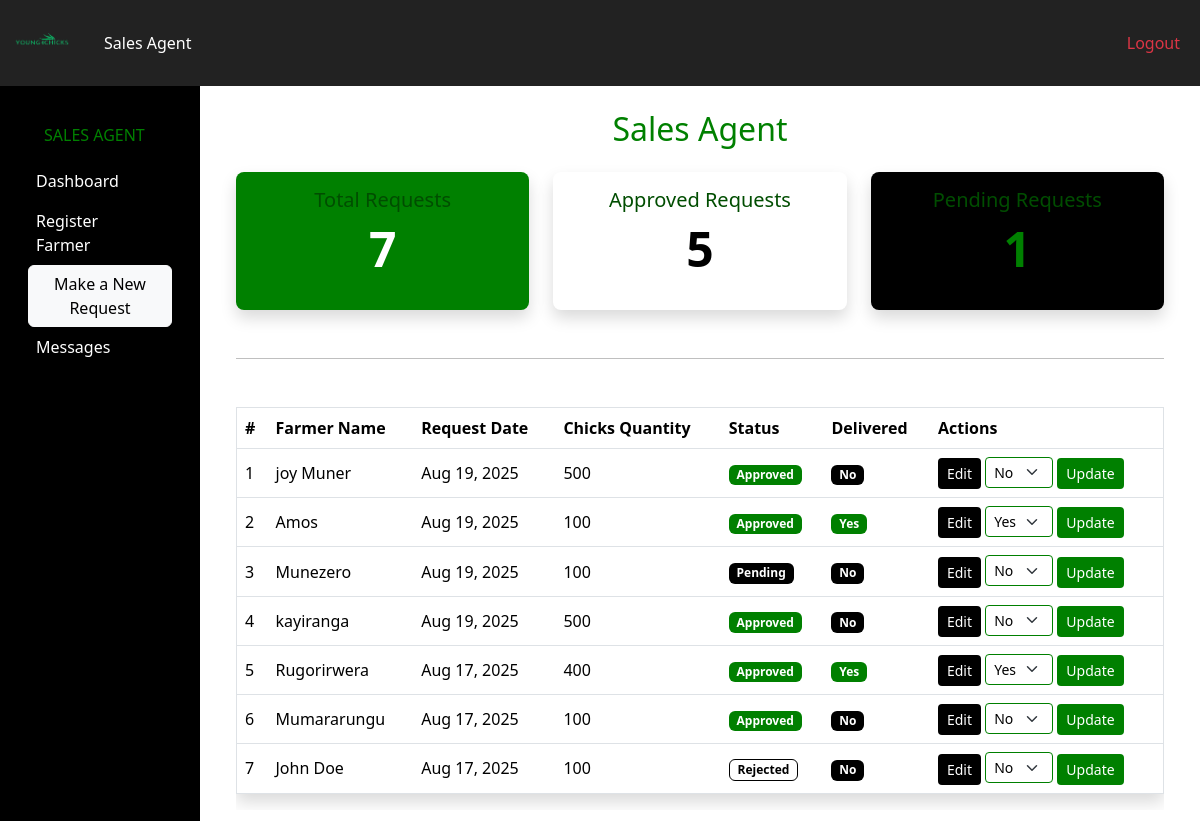
Before: /sales-agent/ (signed in) with the older database file.
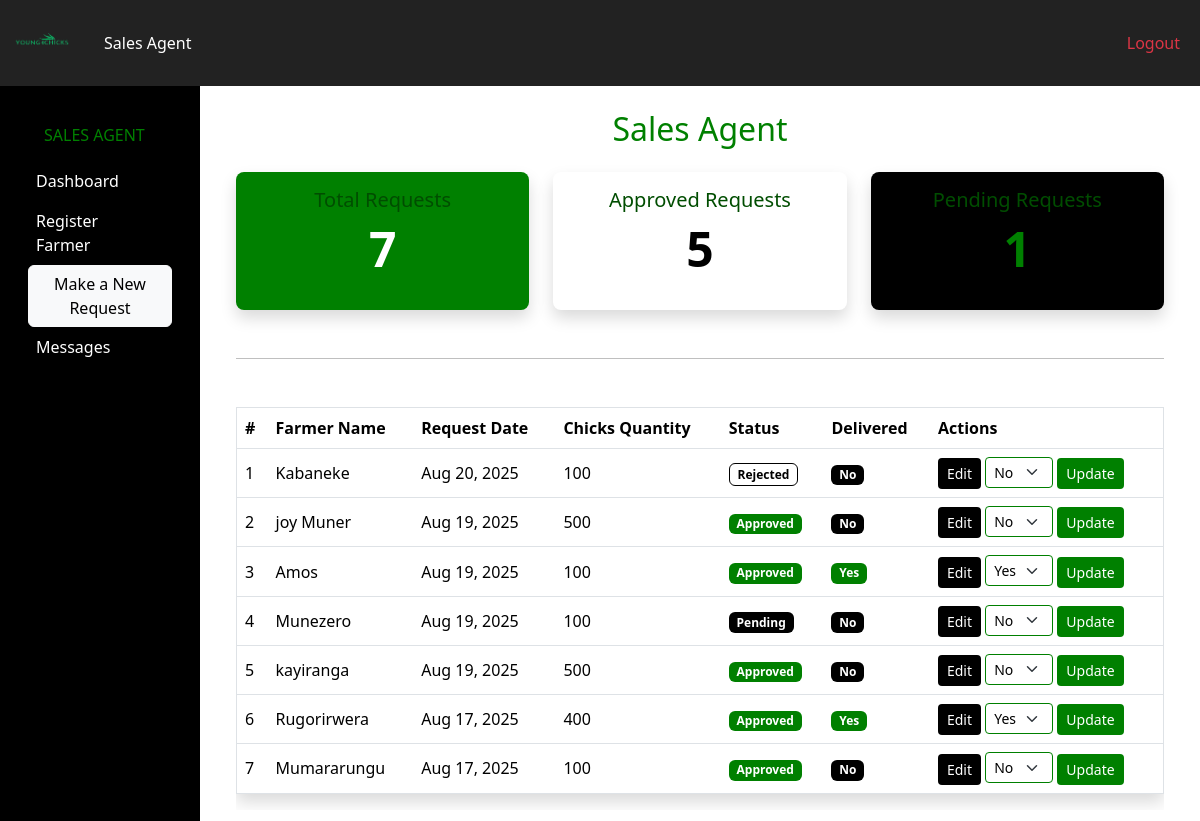
After: the same page with the newer database file.
### pages/models.py (models this page shows, shortened)
class Chickrequest(models.Model):
    CHICK_STATUS = [
        ('pending', 'Pending'),
        ('approved', 'Approved'),
        ('rejected', 'Rejected'),
    ]
    FEED_NEEDED = [
        ('yes', 'Yes'),
        ('no', 'No'),
    ]
    CHICK_DELIVERED = [
        ('yes', 'Yes'),
        ('no', 'No'),
    ]
    farmer_name = models.ForeignKey(Farmer, on_delete=models.SET_NULL, null=True)
    chick_type = models.ForeignKey(ChickType, on_delete=models.SET_NULL, null=True)
    chick_quantity = models.PositiveIntegerField()
    chick_date = models.DateTimeField(auto_now_add=True)
    chick_status = models.CharField(max_length=20, choices=CHICK_STATUS, default='pending')
    feed_needed = models.CharField(max_length=10, choices=FEED_NEEDED)
    chickperiod = models.PositiveIntegerField(default=0)
    chick_delivered = models.CharField(max_length=5, choices=CHICK_DELIVERED, default='no')
    sales_agent = models.ForeignKey(
        settings.AUTH_USER_MODEL,
        on_delete=models.SET_NULL,
        null=True,
        blank=True,
        related_name='sent_requests'
    )

class Farmer(models.Model):
    GENDER_CHOICES = [
        ('Male', 'Male'),
        ('Female', 'Female'),
    ]
    FARMER_TYPE_CHOICES = [
        ('Starter', 'Starter'),
        ('Returner', 'Returner'),
    ]
    user = models.OneToOneField(
        settings.AUTH_USER_MODEL,
        on_delete=models.CASCADE,
        related_name='farmer_profile',
        null=True,
        blank=True
    )
    farmer_name = models.CharField(max_length=100)
    farmer_age = models.IntegerField()
    farmer_gender = models.CharField(max_length=10, choices=GENDER_CHOICES)
    farmer_nin = models.CharField(max_length=20)
    farmer_phone_number = models.CharField(max_length=15)
    farmer_type = models.CharField(max_length=50, choices=FARMER_TYPE_CHOICES)
    recomender_name = models.CharField(max_length=100)
    recommender_nin = models.CharField(max_length=20)

### pages/views.py (the view)
# urls.py: path('sales-agent/', views.sales_agent_dashboard, name='sales_agent_dashboard'),
@login_required
def sales_agent_dashboard(request):
    requests = Chickrequest.objects.filter(sales_agent=request.user).order_by("-chick_date")
    context = {
        "requests": requests,
        "total_requests": requests.count(),
        "approved_count": requests.filter(chick_status="approved").count(),
        "pending_count": requests.filter(chick_status="pending").count(),
    }
    return render(request, "pages/sales_agent_dashboard.html", context)

### pages/templates/pages/sales_agent_dashboard.html (shortened to what this page needs)
{% extends 'pages/base.html' %}
{% load static %}
{% block content %}
<div class="container mt-4">
<h2 class="mb-4 text-center" style="color: green;">Sales Agent</h2>
  <div class="row g-4">
    <div class="col-md-4">
      <div class="card shadow border-0" style="background-color: green; color: white;">
        <div class="card-body text-center">
          <h5 class="card-title">Total Requests</h5>
          <p class="display-5 fw-bold">{{ total_requests }}</p>
        </div>
      </div>
    </div>
    <div class="col-md-4">
      <div class="card shadow border-0" style="background-color: white; color: black;">
        <div class="card-body text-center">
          <h5 class="card-title">Approved Requests</h5>
          <p class="display-5 fw-bold">{{ approved_count }}</p>
        </div>
      </div>
    </div>
    <div class="col-md-4">
      <div class="card shadow border-0" style="background-color: black; color:green; border: 2px solid white;">
        <div class="card-body text-center">
          <h5 class="card-title">Pending Requests</h5>
          <p class="display-5 fw-bold">{{ pending_count }}</p>
        </div>
      </div>
    </div>
  </div>
  <hr class="my-5">
  <div class="table-responsive">
    <table class="table table-hover align-middle border shadow">
      <thead style="background-color: black; color: white;">
        <tr>
          <th>#</th>
          <th>Farmer Name</th>
          <th>Request Date</th>
          <th>Chicks Quantity</th>
          <th>Status</th>
          <th>Delivered</th>
          <th>Actions</th>
        </tr>
      </thead>
      <tbody>
        {% for req in requests %}
        <tr>
          <td>{{ forloop.counter }}</td>
          <td>{{ req.farmer_name.farmer_name }}</td>
          <td>{{ req.chick_date|date:"M d, Y" }}</td>
          <td>{{ req.chick_quantity }}</td>
          <td>
            {% if req.chick_status == 'approved' %}
              <span class="badge" style="background-color: green; color: white;">Approved</span>
            {% elif req.chick_status == 'pending' %}
              <span class="badge" style="background-color: black; color: white;">Pending</span>
            {% elif req.chick_status == 'rejected' %}
              <span class="badge" style="background-color: white; color: black; border:1px solid black;">Rejected</span>
            {% else %}
              <span class="badge bg-secondary">{{ req.chick_status }}</span>
            {% endif %}
          </td>
          <td>
            {% if req.chick_delivered == 'yes' %}
              <span class="badge" style="background-color: green; color: white;">Yes</span>
            {% elif req.chick_delivered == 'no' %}
              <span class="badge" style="background-color: black; color: white;">No</span>
            {% else %}
              <span class="badge bg-secondary">Unknown</span>
            {% endif %}
          </td>
          <td>
            <a href="{% url 'record_request_edit' req.id %}" class="btn btn-sm" style="background-color:black; color:white;">Edit</a>
            <form method="post" action="{% url 'update_delivery_status' req.id %}" class="d-inline">
              <select name="chick_delivered" class="form-select form-select-sm d-inline w-auto" style="border:1px solid green; color:black;">
                <option value="yes" {% if req.chick_delivered == 'yes' %}selected{% endif %}>Yes</option>
                <option value="no" {% if req.chick_delivered == 'no' %}selected{% endif %}>No</option>
              </select>
              <button type="submit" class="btn btn-sm" style="background-color:green; color:white;">Update</button>
            </form>
          </td>
        </tr>
        {% empty %}
        <tr>
          <td colspan="7" class="text-center text-muted">No requests found.</td>
        </tr>
        {% endfor %}
      </tbody>
    </table>
  </div>
</div>
{% endblock %}

Changed rows visible on the page:
removed Chickrequest: farmer_name.farmer_name "John Doe", chick_date "Aug 17, 2025", chick_quantity "100", chick_status "Rejected", shows "No", chick_delivered "No"
added Chickrequest: farmer_name.farmer_name "Kabaneke", chick_date "Aug 20, 2025", chick_quantity "100", chick_status "Rejected", shows "No", chick_delivered "No"
